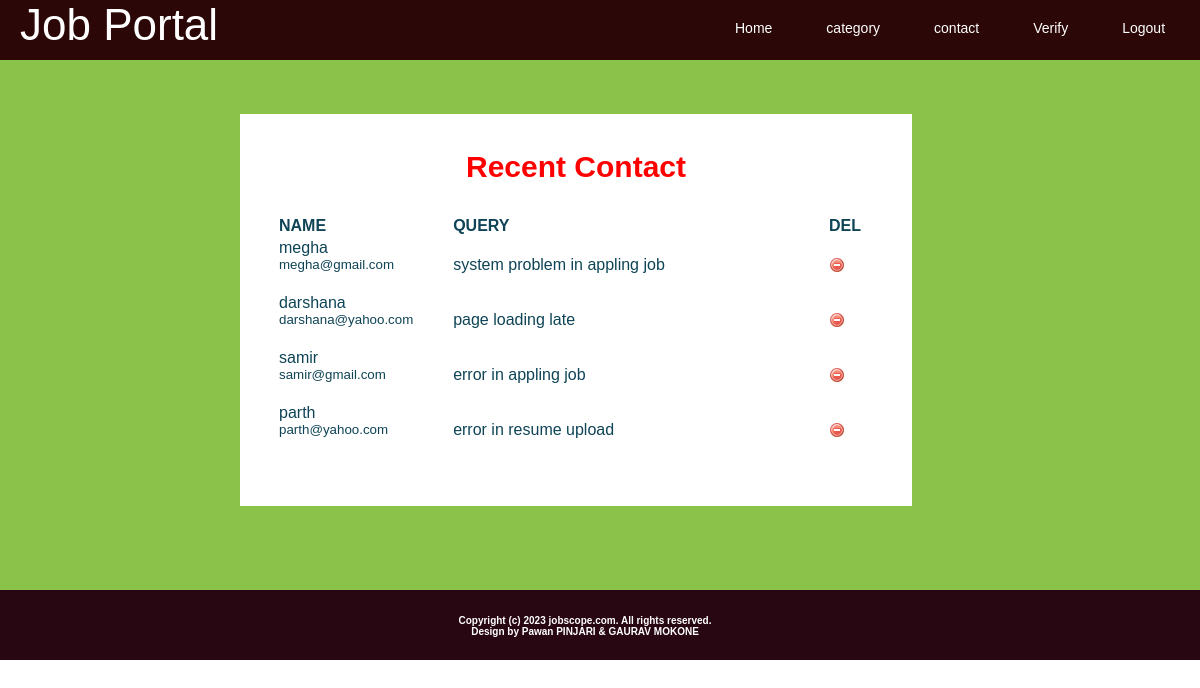
Screenshot of /admin/contact.php (signed in) with the database file from the repository.
### tables this page shows
CREATE TABLE `contact` (
  `cont_id` int(4) NOT NULL auto_increment,
  `cont_fnm` varchar(30) NOT NULL,
  `cont_email` varchar(20) NOT NULL,
  `cont_query` varchar(300) NOT NULL,
  PRIMARY KEY  (`cont_id`)
);

### admin/contact.php (the view, shortened to what this page needs)
<?php session_start();
require_once '../includes/config.php';
?>
<html xmlns="http://www.w3.org/1999/xhtml">
<head>
<?php
include("includes/head.inc.php");
?>
</head>
<body>
<div id="header-wrapper">
	<div id="header">
	<div id="menu">
		<?php
		include("includes/menu.inc.php");
		?>
		</div>
		<div id="search">
		<?php
		include("includes/logo.inc.php");
		?>
		</div>
	</div>
</div>
<div id="wrapper">
	<div class=" reg-content " >
	<h2 style="font-size:30px;font-width:bold;"><center><font color ="red" >Recent Contact</center></font></a></h2>
			<table border="0" width="100%">
			<tr>
			<td style="width:15%" ><b>NAME</b>
			<td style="width:45%"><b>QUERY</b>
			<td style="width:5%"><b>DEL</b>
			</tr>
			<?php
			$q="select * from contact";
			$res=mysqli_query($db,$q)or die("can not connect");
			while($row=mysqli_fetch_assoc($res))
			{
				echo'
						<tr>
						<td>
						'.$row['cont_fnm'].'<br><small>'.$row['cont_email'].'</small><br><br>
						<td>'.$row['cont_query'].'
						<td><a href="process_delete.php?cat='.$row['cont_fnm'].'"><img src = "delete.png"></a>
						</tr>
				';
			}
			?>
			</table>
		</div>
	</div>
<div id="footer-bgcontent">
	<div id="footer">
		<?php
		include("includes/footer.inc.php");
		?>
	</div>
</div>
</body>
</html>

### admin/style.css (style rules this page uses)
body { margin: 0px; padding: 0; font-family: Arial, Helvetica, sans-serif; font-size: 12px; color: #0E4456; }
h1, h2, h3 { margin: 0; font-weight: normal; color: #08252E; }
h2 { font-size: 18px; }
a { color: #842946; }
a img { border: none; }
#wrapper { height: 500px; background-color: #8bc34a; margin: 0px; padding: 30px 0px 0px 0px; }
#header-wrapper { margin: 0px; padding: 0px; }
#header { width: 100%; height: 60px; margin: 0 auto; background-color: rgb(43, 7, 7); }
#menu { float: right; width: 690px; height: 60px; }
#footer-bgcontent { padding: 0px; height: 70px; color: white; background-color: #280612; }
#footer { width: 1000px; height: 49px; margin: 0 auto; padding-top: 25px; }
.reg-content { background-color: white; width: 50%; margin-left: 20%; margin-top: 2%; padding: 3%; }
.reg-content h2 { font-weight: bold; margin-bottom: 5%; }

### rows the page displays
contact: cont_fnm "megha", cont_email "megha@gmail.com", cont_query "system problem in appling job"
contact: cont_fnm "darshana", cont_email "darshana@yahoo.com", cont_query "page loading late"
contact: cont_fnm "samir", cont_email "samir@gmail.com", cont_query "error in appling job"
contact: cont_fnm "parth", cont_email "parth@yahoo.com", cont_query "error in resume upload"
